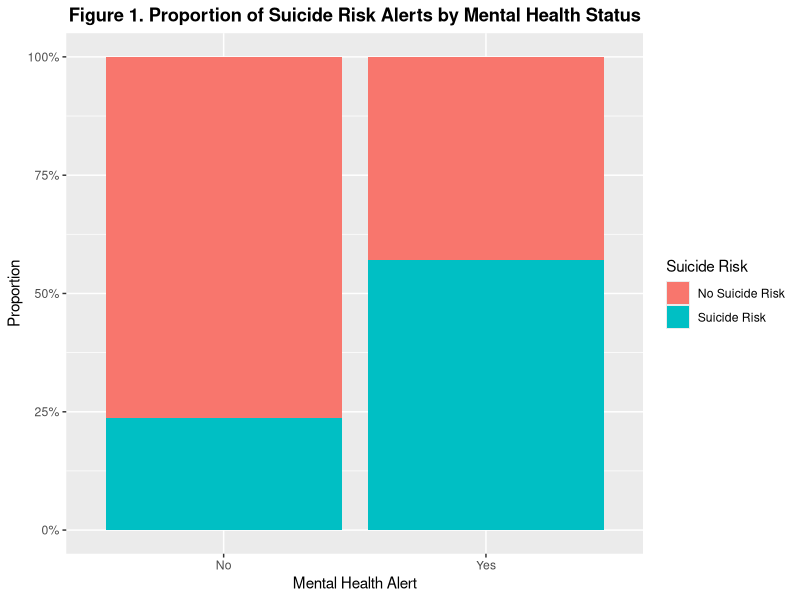

Write the R code that produced this figure.
## ---- chunk 1
knitr::opts_chunk$set(echo = TRUE)
## ---- chunk 2
library(tidyverse)
library(lubridate)
library(dplyr)
library(ggplot2)
seg = read.csv("solgen-individuals-in-seg-2018.csv")
seg = seg %>% rename(Seg_length = Segregation.placement.length..in.days.) %>% 
  rename(Reason = Primary.reason.for.segregation)
## ---- chunk 3
mental_suicide = seg %>% group_by(Mental.health.alert, Suicide.risk.alert) %>%
  summarise(count = n(), .groups = "drop") %>%
  group_by(Mental.health.alert) %>% mutate(percentage = count/sum(count) * 100)

ggplot(mental_suicide, aes(x = factor(Mental.health.alert), 
                           y = percentage, 
                           fill = factor(Suicide.risk.alert, labels = c("No Suicide Risk", "Suicide Risk")))) +
  geom_bar(stat = "identity", position = "fill") +
  labs(title = "Figure 1. Proportion of Suicide Risk Alerts by Mental Health Status",
       x = "Mental Health Alert", 
       y = "Proportion",
       fill = "Suicide Risk") +
  scale_y_continuous(labels = scales::percent) +
  theme(plot.title = element_text(hjust = 0.5, face = "bold"))
